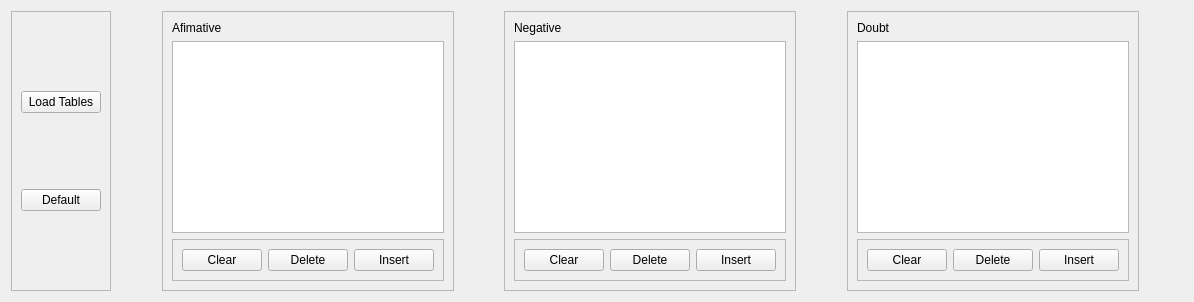
        <widget class="QWidget" name="tab_9">
         <attribute name="title">
          <string>Answers Keywords Analysis</string>
         </attribute>
         <layout class="QHBoxLayout" name="horizontalLayout_15">
          <item>
           <widget class="QFrame" name="frame_69">
            <property name="frameShape">
             <enum>QFrame::StyledPanel</enum>
            </property>
            <property name="frameShadow">
             <enum>QFrame::Raised</enum>
            </property>
            <layout class="QVBoxLayout" name="verticalLayout_13">
             <item>
              <widget class="QPushButton" name="pushButton_23">
               <property name="text">
                <string>Load Tables</string>
               </property>
              </widget>
             </item>
             <item>
              <widget class="QPushButton" name="pushButton_34">
               <property name="text">
                <string>Default</string>
               </property>
              </widget>
             </item>
            </layout>
           </widget>
          </item>
          <item>
           <spacer name="horizontalSpacer_13">
            <property name="orientation">
             <enum>Qt::Horizontal</enum>
            </property>
            <property name="sizeHint" stdset="0">
             <size>
              <width>45</width>
              <height>20</height>
             </size>
            </property>
           </spacer>
          </item>
          <item>
           <widget class="QFrame" name="frame_59">
            <property name="frameShape">
             <enum>QFrame::StyledPanel</enum>
            </property>
            <property name="frameShadow">
             <enum>QFrame::Raised</enum>
            </property>
            <layout class="QVBoxLayout" name="verticalLayout_6">
             <item>
              <widget class="QLabel" name="label_119">
               <property name="text">
                <string>Afimative</string>
               </property>
              </widget>
             </item>
             <item>
              <widget class="QTableWidget" name="tableWidget_5"/>
             </item>
             <item>
              <widget class="QFrame" name="frame_64">
               <property name="frameShape">
                <enum>QFrame::StyledPanel</enum>
               </property>
               <property name="frameShadow">
                <enum>QFrame::Raised</enum>
               </property>
               <layout class="QHBoxLayout" name="horizontalLayout_12">
                <item>
                 <widget class="QPushButton" name="pushButton_27">
                  <property name="text">
                   <string>Clear</string>
                  </property>
                 </widget>
                </item>
                <item>
                 <widget class="QPushButton" name="pushButton_26">
                  <property name="text">
                   <string>Delete</string>
                  </property>
                 </widget>
                </item>
                <item>
                 <widget class="QPushButton" name="pushButton_25">
                  <property name="text">
                   <string>Insert</string>
                  </property>
                 </widget>
                </item>
               </layout>
              </widget>
             </item>
            </layout>
           </widget>
          </item>
          <item>
           <spacer name="horizontalSpacer_15">
            <property name="orientation">
             <enum>Qt::Horizontal</enum>
            </property>
            <property name="sizeHint" stdset="0">
             <size>
              <width>44</width>
              <height>20</height>
             </size>
            </property>
           </spacer>
          </item>
          <item>
           <widget class="QFrame" name="frame_65">
            <property name="frameShape">
             <enum>QFrame::StyledPanel</enum>
            </property>
            <property name="frameShadow">
             <enum>QFrame::Raised</enum>
            </property>
            <layout class="QVBoxLayout" name="verticalLayout_7">
             <item>
              <widget class="QLabel" name="label_120">
               <property name="text">
                <string>Negative</string>
               </property>
              </widget>
             </item>
             <item>
              <widget class="QTableWidget" name="tableWidget_6"/>
             </item>
             <item>
              <widget class="QFrame" name="frame_66">
               <property name="frameShape">
                <enum>QFrame::StyledPanel</enum>
               </property>
               <property name="frameShadow">
                <enum>QFrame::Raised</enum>
               </property>
               <layout class="QHBoxLayout" name="horizontalLayout_13">
                <item>
                 <widget class="QPushButton" name="pushButton_28">
                  <property name="text">
                   <string>Clear</string>
                  </property>
                 </widget>
                </item>
                <item>
                 <widget class="QPushButton" name="pushButton_29">
                  <property name="text">
                   <string>Delete</string>
                  </property>
                 </widget>
                </item>
                <item>
                 <widget class="QPushButton" name="pushButton_30">
                  <property name="text">
                   <string>Insert</string>
                  </property>
                 </widget>
                </item>
               </layout>
              </widget>
             </item>
            </layout>
           </widget>
          </item>
          <item>
           <spacer name="horizontalSpacer_16">
            <property name="orientation">
             <enum>Qt::Horizontal</enum>
            </property>
            <property name="sizeHint" stdset="0">
             <size>
              <width>45</width>
              <height>20</height>
             </size>
            </property>
           </spacer>
          </item>
          <item>
           <widget class="QFrame" name="frame_67">
            <property name="frameShape">
             <enum>QFrame::StyledPanel</enum>
            </property>
            <property name="frameShadow">
             <enum>QFrame::Raised</enum>
            </property>
            <layout class="QVBoxLayout" name="verticalLayout_8">
             <item>
              <widget class="QLabel" name="label_134">
               <property name="text">
                <string>Doubt</string>
               </property>
              </widget>
             </item>
             <item>
              <widget class="QTableWidget" name="tableWidget_7"/>
             </item>
             <item>
              <widget class="QFrame" name="frame_68">
               <property name="frameShape">
                <enum>QFrame::StyledPanel</enum>
               </property>
               <property name="frameShadow">
                <enum>QFrame::Raised</enum>
               </property>
               <layout class="QHBoxLayout" name="horizontalLayout_14">
                <item>
                 <widget class="QPushButton" name="pushButton_31">
                  <property name="text">
                   <string>Clear</string>
                  </property>
                 </widget>
                </item>
                <item>
                 <widget class="QPushButton" name="pushButton_32">
                  <property name="text">
                   <string>Delete</string>
                  </property>
                 </widget>
                </item>
                <item>
                 <widget class="QPushButton" name="pushButton_33">
                  <property name="text">
                   <string>Insert</string>
                  </property>
                 </widget>
                </item>
               </layout>
              </widget>
             </item>
            </layout>
           </widget>
          </item>
          <item>
           <spacer name="horizontalSpacer_17">
            <property name="orientation">
             <enum>Qt::Horizontal</enum>
            </property>
            <property name="sizeHint" stdset="0">
             <size>
              <width>44</width>
              <height>20</height>
             </size>
            </property>
           </spacer>
          </item>
         </layout>
        </widget>
